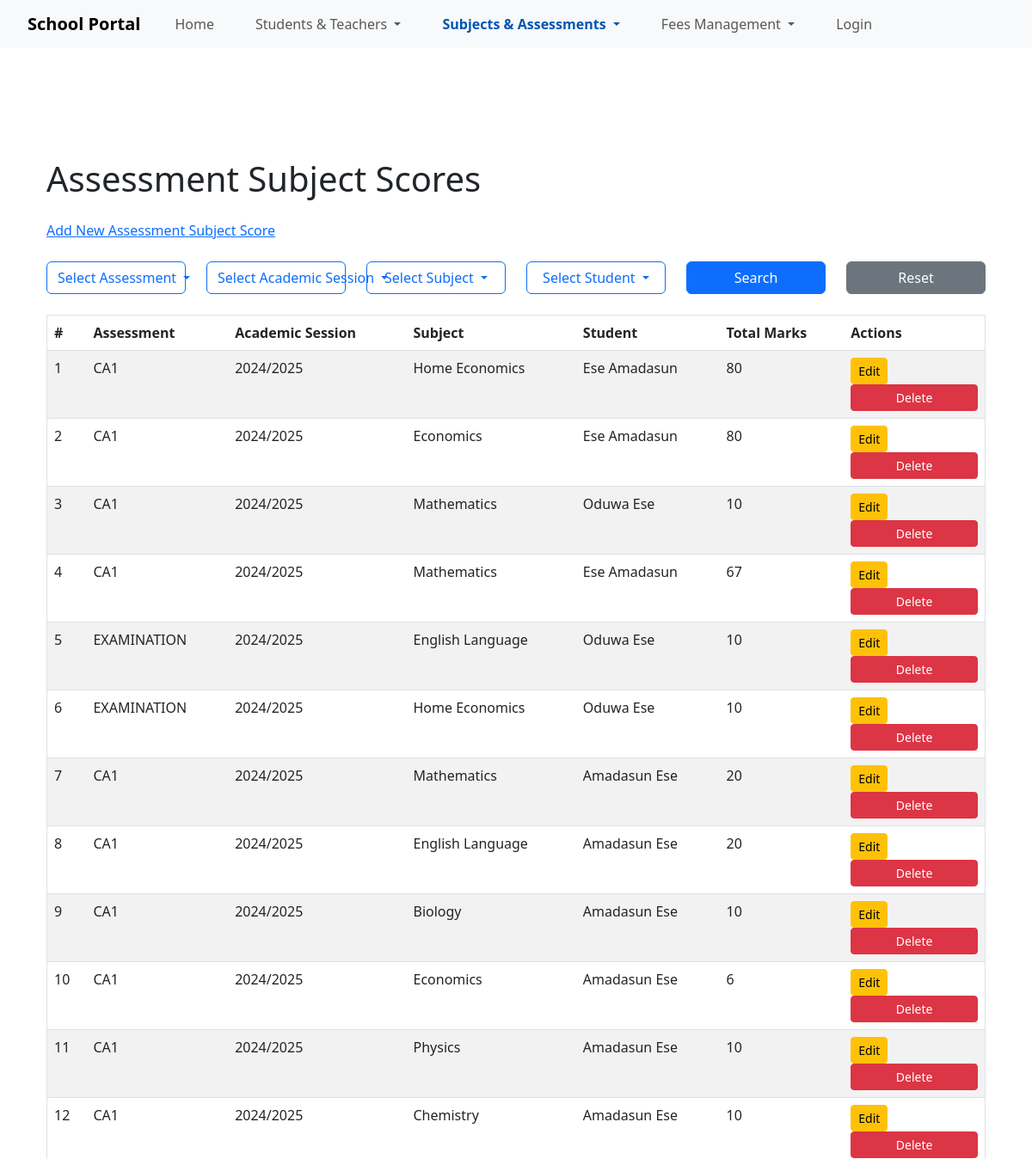
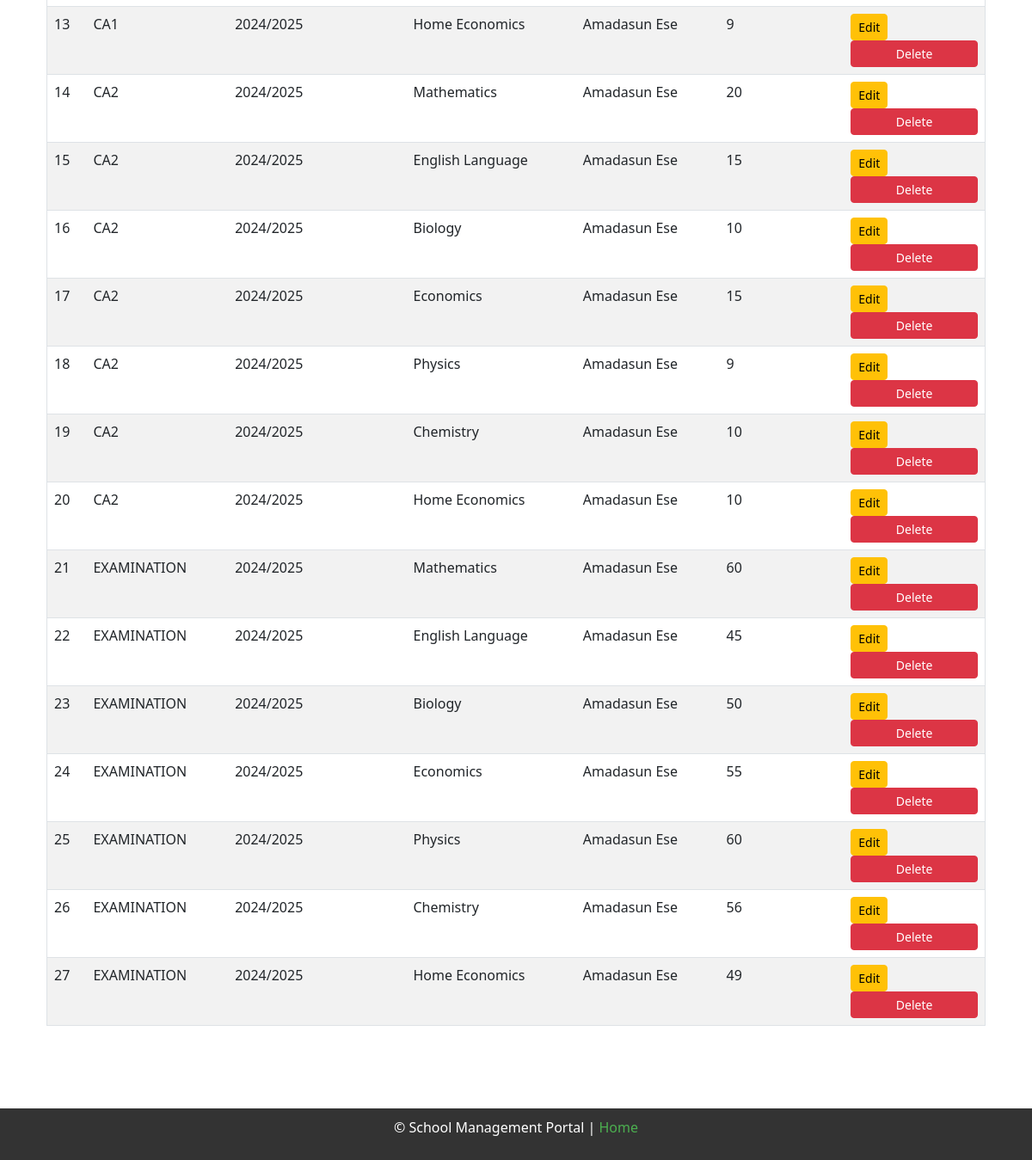
The page /assessment_subject_scores on the database its author committed (2 pictures, top to bottom).
### models.py (models this page shows)
class AssessmentSubjectScore(db.Model):
    __tablename__ = 'assessment_subject_scores'
    id = db.Column(db.Integer, primary_key=True)
    assessment_id = db.Column(db.Integer, db.ForeignKey('assessments.id'), nullable=False)
    subject_id = db.Column(db.Integer, db.ForeignKey('subjects.id', name='fk_assessment_subject_scores_subject_id'), nullable=False)
    student_id = db.Column(db.Integer, db.ForeignKey('students.id'), nullable=False)
    total_marks = db.Column(db.Integer, nullable=False)
    assessment = db.relationship('Assessment', backref=db.backref('assessment_subject_scores', lazy=True))
    subject = db.relationship('Subject', backref=db.backref('subject_ref', lazy=True))
    student = db.relationship('Student', backref=db.backref('student_assessments', lazy=True))  # Unique backref

class Assessment(db.Model):
    __tablename__ = 'assessments'
    id = db.Column(db.Integer, primary_key=True)
    name = db.Column(db.String(100), nullable=False)
    date = db.Column(db.Date, nullable=False)
    assessment_type_id = db.Column(db.Integer, db.ForeignKey('assessment_types.id'), nullable=False)
    class_id = db.Column(db.Integer, db.ForeignKey('classes.id'), nullable=False)
    academic_session = db.Column(db.String(20), nullable=False)
    term = db.Column(db.String(20), nullable=False)
    assessment_type = db.relationship('AssessmentType', backref='assessments', lazy=True)
    subject_scores = db.relationship('AssessmentSubjectScore', backref='assessmentsubjectscores', lazy=True)  # Updated backref

class Subject(db.Model):
    __tablename__ = 'subjects'
    id = db.Column(db.Integer, primary_key=True)
    name = db.Column(db.String(100), nullable=False)
    school_id = db.Column(db.Integer, db.ForeignKey('schools.id'), nullable=False)
    teacher_subjects = db.relationship('TeacherSubject', backref='teacher_subject', lazy=True)
    assessment_scores = db.relationship('AssessmentSubjectScore', backref='subject_ref', lazy=True)
    class_subjects = db.relationship('ClassSubject', backref='class_subject', lazy=True)

class Student(db.Model):
    __tablename__ = 'students'
    id = db.Column(db.Integer, primary_key=True)
    first_name = db.Column(db.String(50), nullable=False)
    last_name = db.Column(db.String(50), nullable=False)
    date_of_birth = db.Column(db.Date, nullable=False)
    enrollment_date = db.Column(db.Date, nullable=False)
    gender = db.Column(db.String(1), nullable=False)
    grade_level = db.Column(db.String(20), nullable=False)
    contact_email = db.Column(db.String(100), nullable=False)
    school_id = db.Column(
        db.Integer,
        db.ForeignKey('schools.id', name='fk_students_school_id'),
        nullable=False
    )
    class_id = db.Column(
        db.Integer,
        db.ForeignKey('classes.id', name='fk_students_class_id'),
        nullable=False
    )
    grades = db.relationship('Grade', backref='student', lazy=True)
    attendance = db.relationship('Attendance', backref='student', lazy=True)

### routes.py (the view)
@main.route('/assessment_subject_scores')
def assessment_subject_scores():
    assessment_id = request.args.get('assessment')
    academic_session = request.args.get('academic_session')
    subject_id = request.args.get('subject')
    student_id = request.args.get('student')
    query = db.session.query(
        AssessmentSubjectScore,
        Assessment.name.label('assessment_name'),
        Subject.name.label('subject_name'),
        Student.first_name,
        Student.last_name,
        AssessmentSubjectScore.total_marks,
        Assessment.academic_session
    ).join(
        Assessment, AssessmentSubjectScore.assessment_id == Assessment.id
    ).join(
        Subject, AssessmentSubjectScore.subject_id == Subject.id
    ).join(
        Student, AssessmentSubjectScore.student_id == Student.id
    )
    if assessment_id:
        query = query.filter(AssessmentSubjectScore.assessment_id == assessment_id)
    if academic_session:
        query = query.filter(Assessment.academic_session == academic_session)
    if subject_id:
        query = query.filter(AssessmentSubjectScore.subject_id == subject_id)
    if student_id:
        query = query.filter(AssessmentSubjectScore.student_id == student_id)
    scores = query.all()
    assessments = Assessment.query.all()
    academic_sessions = db.session.query(Assessment.academic_session).distinct().all()
    subjects = Subject.query.all()
    students = Student.query.all()
    return render_template(
        'assessment_subject_scores.html',
        scores=scores,
        assessments=assessments,
        academic_sessions=[session[0] for session in academic_sessions],
        subjects=subjects,
        students=students
    )

### __init__.py (called while the page is built)
def create_app():
    app = Flask(__name__)
    app.config.from_object(Config)
    app.config['UPLOAD_FOLDER'] = os.path.join(os.getcwd(), 'static/uploads')
    @app.before_request
    def before_request():
        g.current_user = current_user
    db.init_app(app)
    migrate.init_app(app, db)
    bootstrap.init_app(app)
    login_manager.init_app(app)
    login_manager.login_view = 'main.login'
    app.static_folder ='static'
    app.static_url_path = '/static'
    with app.app_context():
        from . import models
        from .routes import main
        app.register_blueprint(main)
        db.create_all()
    return app

### templates/assessment_subject_scores.html (shortened to what this page needs)
{% extends "base.html" %}
{% block content %}
<div class="container mt-5">
    <h1 class="mb-4">Assessment Subject Scores</h1>
    <div class="back-link mb-4">
        <a href="{{ url_for('main.add_assessment_score') }}">Add New Assessment Subject Score</a>
    </div>
    <form method="GET" class="mb-4">
        <div class="row">
            <div class="col-md-2">
                <div class="dropdown">
                    <button
                        class="btn btn-outline-primary dropdown-toggle w-100"
                        type="button"
                        id="dropdownAssessment"
                        data-bs-toggle="dropdown"
                        aria-expanded="false">
                        Select Assessment
                    </button>
                </div>
            </div>
            <div class="col-md-2">
                <div class="dropdown">
                    <button
                        class="btn btn-outline-primary dropdown-toggle w-100"
                        type="button"
                        id="dropdownAcademicSession"
                        data-bs-toggle="dropdown"
                        aria-expanded="false">
                        Select Academic Session
                    </button>
                </div>
            </div>
            <div class="col-md-2">
                <div class="dropdown">
                    <button
                        class="btn btn-outline-primary dropdown-toggle w-100"
                        type="button"
                        id="dropdownSubject"
                        data-bs-toggle="dropdown"
                        aria-expanded="false">
                        Select Subject
                    </button>
                </div>
            </div>
            <div class="col-md-2">
                <div class="dropdown">
                    <button
                        class="btn btn-outline-primary dropdown-toggle w-100"
                        type="button"
                        id="dropdownStudent"
                        data-bs-toggle="dropdown"
                        aria-expanded="false">
                        Select Student
                    </button>
                </div>
            </div>
            <div class="col-md-2">
                <button type="submit" class="btn btn-primary w-100">Search</button>
            </div>
            <div class="col-md-2">
                <a href="{{ url_for('main.assessment_subject_scores') }}" class="btn btn-secondary w-100">Reset</a>
            </div>
        </div>
    </form>
    <table class="table table-striped">
        <thead>
            <tr>
                <th>#</th>
                <th>Assessment</th>
                <th>Academic Session</th>
                <th>Subject</th>
                <th>Student</th>
                <th>Total Marks</th>
                <th>Actions</th>
            </tr>
        </thead>
        <tbody>
            {% for score in scores %}
            <tr>
                <td>{{ loop.index }}</td>
                <td>{{ score.assessment_name }}</td>
                <td>{{ score.academic_session }}</td>
                <td>{{ score.subject_name }}</td>
                <td>{{ score.first_name }} {{ score.last_name }}</td>
                <td>{{ score.total_marks }}</td>
                <td>
                    <a href="{{ url_for('main.edit_assessment_subject_score', id=score[0].id) }}" class="btn btn-sm btn-warning">Edit</a>
                    <form action="{{ url_for('main.delete_assessment_subject_score', id=score[0].id) }}" method="POST" style="display:inline;">
                        <button type="submit" class="btn btn-sm btn-danger" onclick="return confirm('Are you sure you want to delete this record?');">Delete</button>
                    </form>
                </td>
            </tr>
            {% endfor %}
        </tbody>
    </table>
</div>
{% endblock %}

### static/style.css (style rules this page uses)
html, body { margin: 0; padding: 0; height: 100%; font-family: Arial, sans-serif; display: flex; flex-direction: column; }
.container { flex: 1; padding: 20px; }
.container { margin: 20px; }
table { width: 100%; border-collapse: collapse; margin-top: 10px; }
table, th, td { border: 1px solid #ddd; padding: 8px; }
th { background-color: #f2f2f2; font-weight: bold; }
form { margin: 0; }
form button { background-color: #333; color: white; padding: 10px 15px; border: none; border-radius: 4px; cursor: pointer; font-size: 16px; width: 100%; }

### rows shown on the page
AssessmentSubjectScore: assessment_name "CA1", academic_session "2024/2025", subject_name "Home Economics", first_name "Ese", last_name "Amadasun", total_marks "80"
AssessmentSubjectScore: assessment_name "CA1", academic_session "2024/2025", subject_name "Economics", first_name "Ese", last_name "Amadasun", total_marks "80"
AssessmentSubjectScore: assessment_name "CA1", academic_session "2024/2025", subject_name "Mathematics", first_name "Oduwa", last_name "Ese", total_marks "10"
AssessmentSubjectScore: assessment_name "CA1", academic_session "2024/2025", subject_name "Mathematics", first_name "Ese", last_name "Amadasun", total_marks "67"
AssessmentSubjectScore: assessment_name "EXAMINATION", academic_session "2024/2025", subject_name "English Language", first_name "Oduwa", last_name "Ese", total_marks "10"
AssessmentSubjectScore: assessment_name "EXAMINATION", academic_session "2024/2025", subject_name "Home Economics", first_name "Oduwa", last_name "Ese", total_marks "10"
AssessmentSubjectScore: assessment_name "CA1", academic_session "2024/2025", subject_name "Mathematics", first_name "Amadasun", last_name "Ese", total_marks "20"
AssessmentSubjectScore: assessment_name "CA1", academic_session "2024/2025", subject_name "English Language", first_name "Amadasun", last_name "Ese", total_marks "20"
AssessmentSubjectScore: assessment_name "CA1", academic_session "2024/2025", subject_name "Biology", first_name "Amadasun", last_name "Ese", total_marks "10"
AssessmentSubjectScore: assessment_name "CA1", academic_session "2024/2025", subject_name "Economics", first_name "Amadasun", last_name "Ese", total_marks "6"
AssessmentSubjectScore: assessment_name "CA1", academic_session "2024/2025", subject_name "Physics", first_name "Amadasun", last_name "Ese", total_marks "10"
AssessmentSubjectScore: assessment_name "CA1", academic_session "2024/2025", subject_name "Chemistry", first_name "Amadasun", last_name "Ese", total_marks "10"
AssessmentSubjectScore: assessment_name "CA1", academic_session "2024/2025", subject_name "Home Economics", first_name "Amadasun", last_name "Ese", total_marks "9"
AssessmentSubjectScore: assessment_name "CA2", academic_session "2024/2025", subject_name "Mathematics", first_name "Amadasun", last_name "Ese", total_marks "20"
AssessmentSubjectScore: assessment_name "CA2", academic_session "2024/2025", subject_name "English Language", first_name "Amadasun", last_name "Ese", total_marks "15"
AssessmentSubjectScore: assessment_name "CA2", academic_session "2024/2025", subject_name "Biology", first_name "Amadasun", last_name "Ese", total_marks "10"
AssessmentSubjectScore: assessment_name "CA2", academic_session "2024/2025", subject_name "Economics", first_name "Amadasun", last_name "Ese", total_marks "15"
AssessmentSubjectScore: assessment_name "CA2", academic_session "2024/2025", subject_name "Physics", first_name "Amadasun", last_name "Ese", total_marks "9"
AssessmentSubjectScore: assessment_name "CA2", academic_session "2024/2025", subject_name "Chemistry", first_name "Amadasun", last_name "Ese", total_marks "10"
AssessmentSubjectScore: assessment_name "CA2", academic_session "2024/2025", subject_name "Home Economics", first_name "Amadasun", last_name "Ese", total_marks "10"
AssessmentSubjectScore: assessment_name "EXAMINATION", academic_session "2024/2025", subject_name "Mathematics", first_name "Amadasun", last_name "Ese", total_marks "60"
AssessmentSubjectScore: assessment_name "EXAMINATION", academic_session "2024/2025", subject_name "English Language", first_name "Amadasun", last_name "Ese", total_marks "45"
AssessmentSubjectScore: assessment_name "EXAMINATION", academic_session "2024/2025", subject_name "Biology", first_name "Amadasun", last_name "Ese", total_marks "50"
AssessmentSubjectScore: assessment_name "EXAMINATION", academic_session "2024/2025", subject_name "Economics", first_name "Amadasun", last_name "Ese", total_marks "55"
AssessmentSubjectScore: assessment_name "EXAMINATION", academic_session "2024/2025", subject_name "Physics", first_name "Amadasun", last_name "Ese", total_marks "60"
AssessmentSubjectScore: assessment_name "EXAMINATION", academic_session "2024/2025", subject_name "Chemistry", first_name "Amadasun", last_name "Ese", total_marks "56"
AssessmentSubjectScore: assessment_name "EXAMINATION", academic_session "2024/2025", subject_name "Home Economics", first_name "Amadasun", last_name "Ese", total_marks "49"
